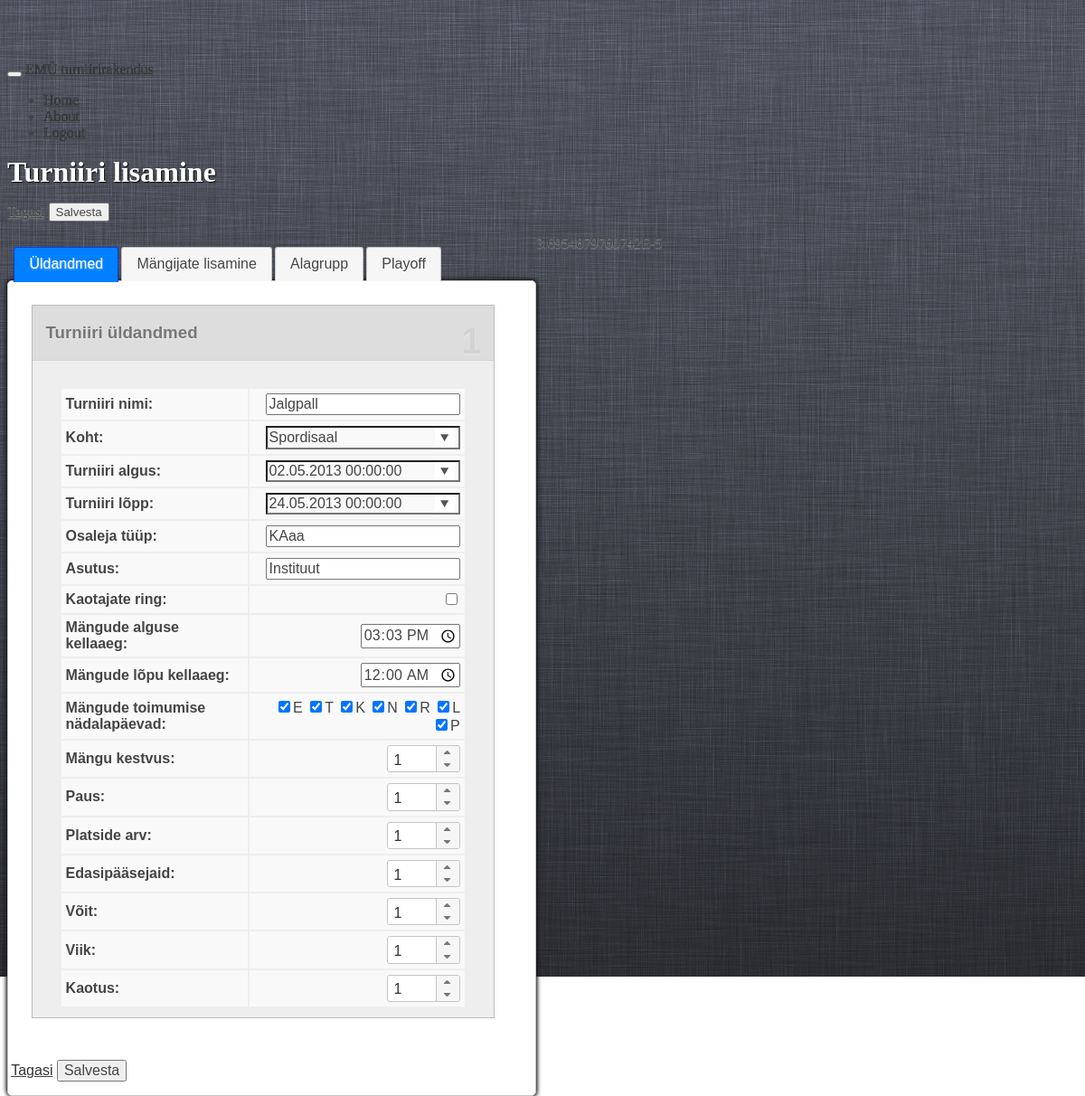
The app's page /tournaments/view/2 (signed in) with its own data.
### tables this page shows
CREATE TABLE IF NOT EXISTS `tournament` (
  `tournament_id` int(10) unsigned NOT NULL AUTO_INCREMENT,
  `tournament_name` varchar(100) NOT NULL,
  `tournament_year` int(11) NOT NULL,
  `tournament_place` varchar(100) NOT NULL,
  `place_id` int(11) unsigned NOT NULL,
  `deleted` tinyint(1) NOT NULL DEFAULT '0',
  `tournament_start` datetime NOT NULL,
  `tournament_end` datetime NOT NULL,
  `tournament_loser_bracket` tinyint(1) unsigned NOT NULL DEFAULT '0',
  `tournament_daily_start` time NOT NULL,
  `tournament_daily_end` time NOT NULL,
  `tournament_days` varchar(7) NOT NULL,
  `tournament_game_time` smallint(6) NOT NULL,
  `tournament_game_pause` smallint(6) NOT NULL,
  `tournament_field` smallint(6) NOT NULL,
  `tournament_group` smallint(6) NOT NULL,
  `tournament_win` smallint(6) NOT NULL,
  `tournament_type` tinyint(4) NOT NULL DEFAULT '-1' COMMENT '0 = Alagrupid + playoff 1= Alagrupid 2= Playoff 3= Paremusjärjestus',
  `tournament_game_win` tinyint(4) NOT NULL,
  `tournament_game_tie` tinyint(4) NOT NULL,
  `tournament_game_loss` tinyint(4) NOT NULL,
  `tournament_participant` varchar(50) NOT NULL,
  `tournament_classification` varchar(50) NOT NULL,
  PRIMARY KEY (`tournament_id`),
  KEY `place_id` (`place_id`)
);

### views/tournaments_view_view.php (called while the page is built, shortened)
<?
require ('tournaments_add_view.php');
?>

### controllers/tournaments.php (called while the page is built, shortened)
<?php
class tournaments
{
	function view()
	{
		global $_request;
		$id = $_request->params[0];
		$tournament = get_all("SELECT * FROM tournament WHERE tournament_id='$id'");
		$tournament = $tournament[0];
		$tournament['tournament_start'] = $this->convert_date2($tournament['tournament_start']);
		$tournament['tournament_end'] = $this->convert_date2($tournament['tournament_end']);
		require 'views/master_view.php';
	}
	function convert_date2($date)
	{
		list($date, $time) = explode(' ', $date);
		list($y, $mon, $d) = explode('-', $date);
		list($h, $min) = explode(':', $time);
		return "$d.$mon.$y $h:$min:00";
	}
}

### modules/request.php (called while the page is built, shortened)
<?php
class request
{
	function __construct()
	{
		if (isset($_SERVER['PATH_INFO'])) {
			if ($path_info = explode('/', $_SERVER['PATH_INFO'])) {
				array_shift($path_info);
				$this->controller = isset($path_info[0]) ? array_shift($path_info) : DEFAULT_CONTROLLER;
				$this->action = isset($path_info[0]) && !empty($path_info[0]) ? array_shift($path_info) : 'index';
				$this->params = isset($path_info[0]) ? $path_info : null;
			}
		}
	}
}
$_request = new request;

### modules/database.php (called while the page is built, shortened)
<?php
function get_all($sql)
{
	$q = mysql_query($sql) or db_error_out($sql);
	while (($result[] = mysql_fetch_assoc($q)) || array_pop($result)) {
		;
	}
	return $result;
}

### views/tournaments_add_view.php (the view, shortened to what this page needs)
<form method="post" id="tournament-add-form">
<div class="mywell"><h1>Turniiri lisamine</h1></div>
<div style="clear: both; margin: 15px 0">
	<a class="btn btn-large btn-inverse" href="/tournament/tournaments">Tagasi</a>
	<button class="btn btn-large btn-primary" type="button" onclick="submit1()">Salvesta</button>
</div>
<div id="tabs">
<ul>
	<li><a href="#tabs-1">Üldandmed</a></li>
	<li><a href="#tabs-2">Mängijate lisamine</a></li>
	<li style="display: none" name="alagrupp"><a href="#tabs-3">Alagrupp</a></li>
	<li style="display: none" name="playoff"><a href="#tabs-4">Playoff</a></li>
</ul>
<div id="tabs-1">
	<div class="kast">
		<div class="number">1</div>
		<div class="titlebar"><h3>Turniiri üldandmed</h3>
		</div>
		<table id="tournament-attributes-table" class="table table-bordered ">
			<tbody>
			<tr>
				<th>Turniiri nimi:</th>
				<td><input id="tournament-name" onchange="change_type_warning();" onfocus="$(this).removeClass('viga')"
				           type="text"
				           name="tournament[tournament_name]" autocomplete="off"
				           value="<?= $tournament['tournament_name'] ?>"></td>
			</tr>
			<tr>
				<th>Koht:</th>
				<td>
				</td>
			</tr>
			<tr>
				<th>Turniiri algus:</th>
				<td><input type="text" id="tournament_start" onchange="change_type_warning();" class="datetimepicker"
				           name="tournament[tournament_start]"
				           placeholder="pp.kk.aaaa hh:mm" autocomplete="off" onfocus="$(this).removeClass('viga')"
				           value="<?= $tournament['tournament_start'] ?>"></td>
			</tr>
			<tr>
				<th>Turniiri lõpp:</th>
				<td>
					<input type="text" class="datetimepicker" id="tournament_end" name="tournament[tournament_end]"
					       autocomplete="off" onfocus="$(this).removeClass('viga')" onchange="change_type_warning();"
					       placeholder="pp.kk.aaaa hh:mm"
					       value="<?= $tournament['tournament_end'] ?>"></td>
			</tr>
			<tr>
				<th>Osaleja tüüp:</th>
				<td><input id="tournament_participant" onfocus="$(this).removeClass('viga')"
				           onblur="set_participant_type();" type="text"
				           name="tournament[tournament_participant]" onchange="change_type_warning();" autocomplete="off"
				           value="<?= $tournament['tournament_participant'] ?>"></td>
			</tr>
			<tr>
				<th>Asutus:</th>
				<td><input id="tournament_classification" onfocus="$(this).removeClass('viga')"
				           onblur="set_unit_type();" type="text"
				           name="tournament[tournament_classification]" onchange="change_type_warning();" autocomplete="off"
				           value="<?= $tournament['tournament_classification'] ?>"></td>
			</tr>
			<tr>
				<th>Kaotajate ring:</th>
				<td><input id="loser-bracket" name="tournament[tournament_loser_bracket]" onchange="change_type_warning();"
				           type="checkbox" value="1"
						<?=
						$tournament['tournament_loser_bracket'] == 1 ? 'checked="checked" value="yes"' : 'value="no"'
						?>></td>
			</tr>
			<tr>
				<th>Mängude alguse kellaaeg:</th>
				<td><input id="daily-start" type="time"
				           name="tournament[tournament_daily_start]" onkeypress="validate(event)"
				           onfocus="$(this).removeClass('viga')" onchange="change_type_warning();" value="<?=
					$tournament['tournament_daily_start'] ?>"></td>
			</tr>
			<tr>
				<th>Mängude lõpu kellaaeg:</th>
				<td><input id="daily-end" type="time"
				           name="tournament[tournament_daily_end]" onkeypress="validate(event)"
				           onfocus="$(this).removeClass('viga')" onchange="change_type_warning();" value="<?=
					$tournament['tournament_daily_end'] ?>"></td>
			</tr>
			<tr>
				<th>Mängude toimumise nädalapäevad:</th>
				<td><input id="day_e" type="checkbox" checked="checked" value="e">E
					<input id="day_t" type="checkbox" checked="checked" value="t">T
					<input id="day_k" type="checkbox" checked="checked" value="k">K
					<input id="day_n" type="checkbox" checked="checked" value="n">N
					<input id="day_r" type="checkbox" checked="checked" value="r">R
					<input id="day_l" type="checkbox" checked="checked" value="l">L
					<input id="day_p" type="checkbox" checked="checked" value="p">P
				</td>
			</tr>
			<tr>
				<th>Mängu kestvus:</th>
				<td><input id="game-length" class="spinner" min="1" maxlength="2"
				           name="tournament[tournament_game_time]" onkeypress="validate(event)"
				           onfocus="$(this).removeClass('viga')" onchange="change_type_warning();" value="<?=
					$tournament['tournament_game_time'] ?>"></td>
			</tr>
			<tr>
				<th>Paus:</th>
				<td><input class="spinner" min="0" maxlength="2" name="tournament[tournament_game_pause]"
				           onkeypress="validate(event)" onchange="change_type_warning();" value="<?=
					$tournament['tournament_game_pause'] ?>"></td>
			</tr>
			<tr>
				<th>Platside arv:</th>
				<td><input class="spinner" min="1" maxlength="2" name="tournament[tournament_field]"
				           onkeypress="validate(event)" onchange="change_type_warning();" value="<?=
					$tournament['tournament_field'] ?>"/></td>
			</tr>
			<tr>
				<th>Edasipääsejaid:</th>
				<td><input class="spinner" min="1" maxlength="2" name="tournament[tournament_win]"
				           onkeypress="validate(event)" onchange="change_type_warning();" value="<?=
					$tournament['tournament_win'] ?>"/></td>
			</tr>
			<tr>
				<th>Võit:</th>
				<td><input class="spinner" min="0" maxlength="2" name="tournament[tournament_game_win]"
				           onkeypress="validate(event)" onchange="change_type_warning();" value="<?=
					$tournament['tournament_game_win'] ?>"/></td>
			</tr>
			<tr>
				<th>Viik:</th>
				<td><input class="spinner" min="0" maxlength="2" name="tournament[tournament_game_tie]"
				           onkeypress="validate(event)" onchange="change_type_warning();" value="<?=
					$tournament['tournament_game_tie'] ?>"/></td>
			</tr>
			<tr>
				<th>Kaotus:</th>
				<td><input class="spinner" min="0" maxlength="2" name="tournament[tournament_game_loss]"
				           onkeypress="validate(event)" onchange="change_type_warning();" value="<?=
					$tournament['tournament_game_loss'] ?>"/></td>
			</tr>
			</tbody>
		</table>
	</div>
</div>
<div style="clear: both; padding: 15px 0">
</div>
</form>
<a class="btn btn-large btn-inverse" href="/tournament/tournaments">Tagasi</a>
<button tabindex="10" class="btn btn-large btn-primary" type="button" onclick="submit1()">Salvesta</button>

### views/tournaments_view_view.php (style rules this page uses)
.datetimepicker { background: url(../../assets/ico/arrowdown.png) 98% 50% no-repeat; }

### records on screen
tournament: tournament_name "Jalgpall", tournament_participant "KAaa", tournament_classification "Instituut", tournament_daily_start "15:03:00", tournament_daily_end "00:00:00", tournament_game_time "1", tournament_game_pause "1", tournament_field "1", tournament_win "1", tournament_game_win "1", tournament_game_tie "1", tournament_game_loss "1"
